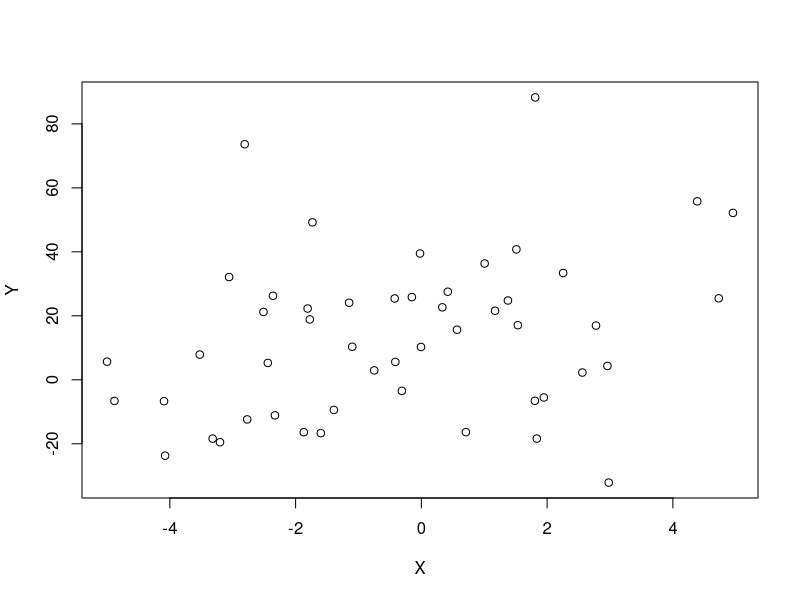

The R script that drew this image: (Note: a time limit stopped this script after it produced the figure.)
## ---- chunk 1
knitr::opts_chunk$set(cache=FALSE, echo = TRUE, tidy=TRUE, tidy.opts=list(blank=FALSE, width.cutoff=50), out.width='\\maxwidth')
options(width=50)
# Installation des packages si nécessaire et chargement
Library <- function(Packages) {
  InstallAndLoad <- function(Package) {
    if (!Package %in% installed.packages()[, 1]) {install.packages(Package, repos="https://cran.rstudio.com/")}
    require(Package, character.only = TRUE)
  }
  invisible(sapply(Packages, InstallAndLoad))
}
# Ajouter les packages nécessaires ici
Library(c("kableExtra", "tidyverse"))
## ---- chunk 2
# Paramètres
a <- 10
b <- 2
sigma <- 20
n <- 50
# Données
X <- runif(n, min=-5, max=5)
Y <- a + b*X + rnorm(n, 0, sigma)
## ---- chunk 3
plot(Y~X)
## ---- chunk 4
ll_Y_theta <- function(Y, X, theta){
  a <- theta[1]
  b <- theta[2]
  sigma <- theta[3]
  # Valeur prédite par le modèle
  prediction <- a + b*X
  # Log-vraisemblance de chaque valeur de y
  single_likelihoods <- dnorm(Y, mean = prediction, sd = sigma, log = TRUE)
  # Possibilité de NaN si sd proposé négatif par exemple
  ll <- sum(single_likelihoods)
  # Vraisemblance nulle dans ce cas
  if (is.na(ll)) ll <- -Inf
  return (ll)
}
## ---- chunk 5
ll_prior <- function(theta){
  a <- theta[1]
  b <- theta[2]
  sigma <- theta[3]
  # Log-vraisemblance de chaque paramètre dans sa loi a priori
  a_prior <- dunif(a, min=-100, max=100, log=TRUE)
  b_prior <- dunif(b, min=-100, max=100, log=TRUE)
  sigma_prior <- dunif(sigma, min=0, max=30, log=TRUE)
  return(a_prior + b_prior + sigma_prior)
}
## ---- chunk 6
ll_posterior <- function(Y, X, theta){
  return (ll_Y_theta(Y, X, theta) + ll_prior(theta))
}
## ---- chunk 7
proposal <- function(theta, sigma_prop){
  return(rnorm(length(theta) , mean = theta, sd = sigma_prop))
}
## ---- chunk 8
MetropolisMCMC <- function(Y, X, sigma_prop, theta_0, iterations){
  # Stockage. Chaque ligne du tableau contient une itération ; les colonnes contiennent theta
  chain <- matrix(nrow = iterations+1, ncol = length(theta_0))
  # Noms des paramètres
  colnames(chain) <- names(theta_0)
  # Stockage des vraisemblances
  ll_data <- numeric(length = iterations+1)
  # Valeurs initiales
  chain[1, ] <- theta_0
  ll_data[1] <- ll_Y_theta(Y, X, theta_0)
  # Initialisation d'une barre de progression
  pgb <- txtProgressBar(min=0, max=iterations)
  # Chaîne de Markov
  for (i in 1:iterations){
    # Proposition d'une valeur de theta
    theta_proposal <- proposal(chain[i,], sigma_prop)
    # Rapport de vraisemblance entre la proposition et la valeur précédente de theta
    l_ratio <- exp(ll_posterior(Y, X, theta_proposal) - ll_posterior(Y, X, chain[i, ]))
    # Acceptation ou non
    if (runif(1) < l_ratio) {
      chain[i+1, ] <- theta_proposal
    } else {
      chain[i+1, ] <- chain[i, ]
    }
    # Enregistrement de la vraisemblance de Y sachant theta
    ll_data[i+1] <- ll_Y_theta(Y, X, chain[i+1, ])
    setTxtProgressBar(pgb, i)
  }
  # Retour d'un tableau complet: theta et vraisemblance
  return(cbind(chain, LogVraisemblance = ll_data))
}
## ---- chunk 9
# Nombre de pas de la chaîne
iterations <- 1E6
# Ecart-type de la marche aléatoire (pour chaque paramètre)
sigma_prop <- c(2, 2, 2)
# Valeur initiale des paramètres
theta_0 <- c(runif(2, min=-100, max=100), runif(1, min=0, max=30))
names(theta_0) <- c("Intercept", "Pente", "EcartType")
# Lancement de la chaîne de Markov
chain <- MetropolisMCMC(Y, X, sigma_prop, theta_0, iterations)
## ---- chunk 10
# Evolution de la vraisemblance
par(mfrow = c(1,2))
plot(chain[, length(theta_0)+1], type="l", main="Evolution de la vraisemblance", xlab="Pas", ylab="log Vraisemblance")
burn_in <- 1E4
plot(chain[-(1:burn_in), length(theta_0)+1], type="l", main="Après convergence", xlab="Pas", ylab="log Vraisemblance")
# Taux d'acceptation de la chaine de Markov
(acceptance <- 1-mean(duplicated(chain[-(1:burn_in),])))
## ---- chunk 11
par(mfrow = c(1, length(theta_0)))
for (i in 1:length(theta_0)){
  Titre <- paste("Distribution de", names(theta_0)[i])
  Mediane <- format(median(chain[-(1:burn_in), i]), digits = 4)
  hist(chain[-(1:burn_in), i], xlab=paste("Mediane :", Mediane),  main=Titre)
  abline(v=Mediane, col="red")
}
## ---- chunk 12
acf(chain[-(1:burn_in), -ncol(chain)], lag.max=100)
## ---- chunk 13
# Distribution a posteriori. Elimination du prechauffage et de la vraisemblance, éclaircie.
posterior <- chain[-(1:burn_in), -ncol(chain)][seq(1, iterations-burn_in, by=50), ]
## ---- chunk 14
par(mfrow = c(1, length(theta_0)))
for (i in 1:length(theta_0)){
  Titre <- paste("Distribution de", names(theta_0)[i])
  Mediane <- format(median(posterior[, i]), digits = 4)
  hist(posterior[, i], xlab=paste("Mediane :", Mediane),  main=Titre)
  abline(v=Mediane, col="red")
}
## ---- chunk 15
summary(flm <- lm(Y ~ X))
## ---- chunk 16
cor(posterior)
